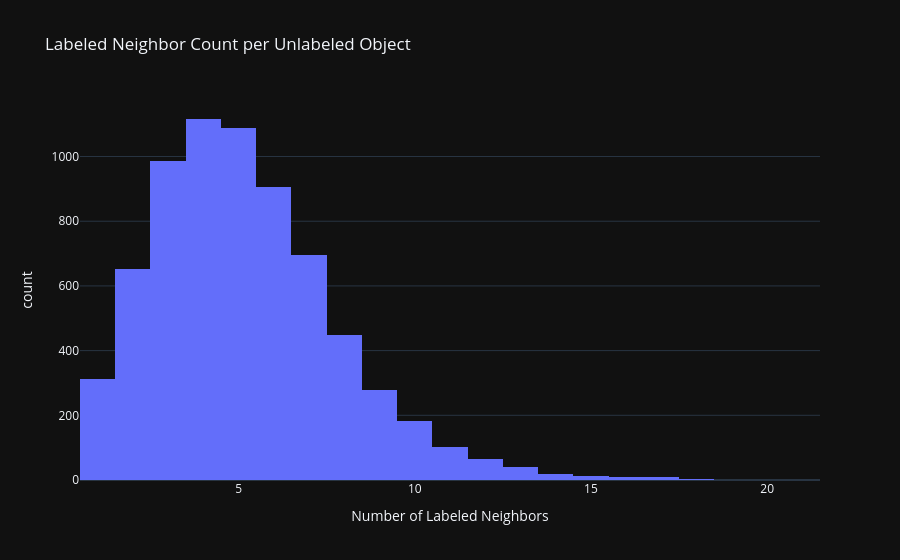

The code cell stored with this chart in its notebook:
### Markdown cell above
### 1.6 Neighbor Tag Profile per Unlabeled Object

### Code cell
# For every unlabeled node, count how many labeled neighbors it has (src or dst)
src_neighbors = rules[['src_obj_id','dst_obj_id']].rename(columns={'src_obj_id':'obj_id','dst_obj_id':'neighbor'})
dst_neighbors = rules[['src_obj_id','dst_obj_id']].rename(columns={'dst_obj_id':'obj_id','src_obj_id':'neighbor'})
all_neighbors = pd.concat([src_neighbors, dst_neighbors], ignore_index=True)

all_neighbors['neighbor_tag'] = all_neighbors['neighbor'].map(tag_map)
labeled_neighbor_counts = (
    all_neighbors[all_neighbors['obj_id'].isin(unlabeled_ids)]
    .dropna(subset=['neighbor_tag'])
    .groupby('obj_id')['neighbor_tag']
    .count()
)

no_labeled_neighbor = len(unlabeled_ids) - len(labeled_neighbor_counts)
print(f"Unlabeled objects with ≥1 labeled neighbor : {len(labeled_neighbor_counts)}")
print(f"Unlabeled objects with NO labeled neighbor  : {no_labeled_neighbor} ")

fig = px.histogram(
    labeled_neighbor_counts.reset_index(name='count'),
    x='count',
    nbins=40,
    title='Labeled Neighbor Count per Unlabeled Object',
    labels={'count': 'Number of Labeled Neighbors'},
)
fig.show()

### Figure 1 — Plotly figure (JSON) as saved in the notebook; plotly's stock layout.template omitted (floating-point values rounded to 4 significant figures; data arrays with more than 128 entries replaced by an {"elided": "..."} marker saying what was removed)
{"data": [{"bingroup": "x", "hovertemplate": "Number of Labeled Neighbors=%{x}<br>count=%{y}<extra></extra>", "legendgroup": "", "marker": {"color": "#636efa", "pattern": {"shape": ""}}, "name": "", "nbinsx": 40, "orientation": "v", "showlegend": false, "x": {"elided": "6923 int values"}, "xaxis": "x", "yaxis": "y", "type": "histogram"}], "layout": {"xaxis": {"anchor": "y", "domain": [0.0, 1.0], "title": {"text": "Number of Labeled Neighbors"}}, "yaxis": {"anchor": "x", "domain": [0.0, 1.0], "title": {"text": "count"}}, "legend": {"tracegroupgap": 0}, "title": {"text": "Labeled Neighbor Count per Unlabeled Object"}, "barmode": "relative"}}
